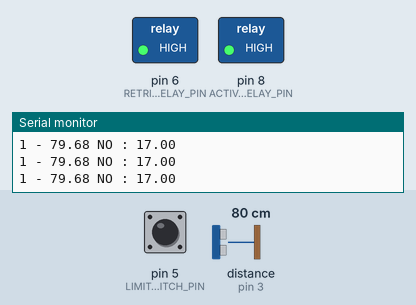
The sketch below on a simulated Arduino Uno, built with avr-gcc and run on an emulated ATmega328P. Shown: switched loads named in the sketch (green lamp = pin HIGH), the last lines printed to the serial monitor. Wiring (inferred from the names in the program): ultrasonic range finder: trigger pin 2; echo pin 3. The test bench sets the inputs (shaded band); at power-on: distance to the obstacle (sensor on pin 3) 80 cm, pin 5 (LIMITER_SWITCH_PIN) HIGH. The echo pulse lasts 58.3 µs per cm; pins used as bus, display or sensor lines are not drawn.

Above: at 1.2 s.
1.3 s: distance to the obstacle (sensor on pin 3) set to 2 cm
At 1.7 s:
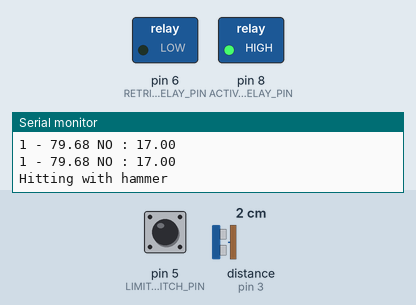
4.3 s: pin 5 (LIMITER_SWITCH_PIN) pulled LOW for 1 s
At 5.1 s:
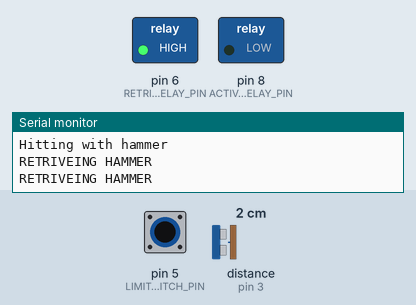
7.3 s: distance to the obstacle (sensor on pin 3) set to 15 cm
10.1 s: distance to the obstacle (sensor on pin 3) set to 19 cm
At 10.7 s:
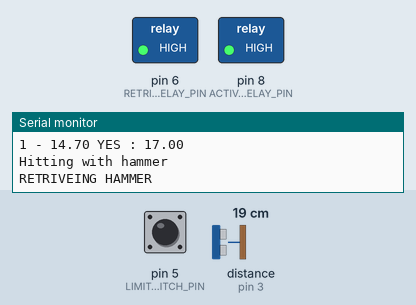
13.1 s: pin 5 (LIMITER_SWITCH_PIN) pulled LOW for 0.15 s
At 13.9 s:
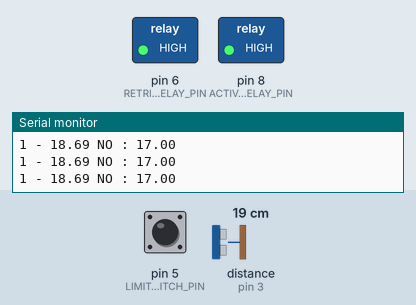
16.2 s: distance to the obstacle (sensor on pin 3) set to 4 cm
At 16.5 s:
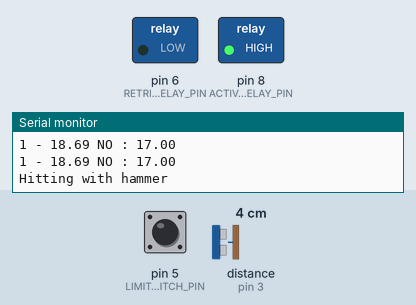
Timing chart, 0 to 20.2 s (numbered marks = the images above; inputs shaded):
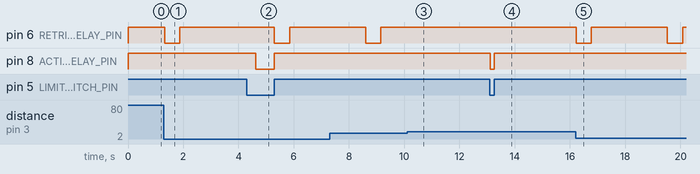

Measured:
- the behaviour switches between 17 and 18 cm on distance to the obstacle (sensor on pin 3) (found by bisection; images 2 and 3)
- after the input at 1.3 s, pin 6 (RETRIEVE_RELAY_PIN): HIGH → LOW at once, → HIGH 0.55 s later
- after the input at 4.3 s, pin 8 (ACTIVATE_RELAY_PIN): HIGH → LOW after 0.32 s, → HIGH 0.68 s later
- after the input at 10.1 s, pin 6 (RETRIEVE_RELAY_PIN): stays HIGH (without the input it goes to LOW after 1.8 s)
- after the input at 13.1 s, pin 8 (ACTIVATE_RELAY_PIN): HIGH → LOW at once, → HIGH 0.13 s later
- after the input at 16.2 s, pin 6 (RETRIEVE_RELAY_PIN): alternates HIGH for 2.8 s and LOW for 0.55 s, starting at once

The sketch:

Actuator_Hammer_4.ino
```cpp
/*
   Hammer With relays
*/
class Ultrasonic_Sensor {
    int TRIG_PIN;
    int ECHO_PIN;

    float THRESHOLD_VALUE;

    float DISTANCE;
  public:
    void AttachToTrigEcho(int Trigger, int Echo) {
      TRIG_PIN = Trigger;
      ECHO_PIN = Echo;
      pinMode(TRIG_PIN, OUTPUT);
      pinMode(ECHO_PIN, INPUT);
    }

    bool Did_Cross_Threshold;
    void SetThresholdTo(float threshold_value) {
      THRESHOLD_VALUE = threshold_value;
    }
    float GetThresholdValue() {
      return THRESHOLD_VALUE;
    }
    bool DidCrossThreshold() {  //Came closer than the threshold value
      float currentDistance = this->GetDistance();
      if (currentDistance <= THRESHOLD_VALUE) {
        return true;  //TRIGGERED
      }
      else {
        return false; //NOT TRIGGERED
      }
    }

    void InitiateTrigger() {
      digitalWrite(TRIG_PIN, LOW);
      delayMicroseconds(2);
      digitalWrite(TRIG_PIN, HIGH);
      delayMicroseconds(10);
      digitalWrite(TRIG_PIN, LOW);
    }
    float GetDuration() {
      InitiateTrigger();
      float Duration = pulseIn(ECHO_PIN, HIGH); //Get duration of the high pulse
      return Duration;
    }
    float GetDistance() {
      DISTANCE =  this->GetDuration() * 0.0343 / 2;
      return DISTANCE;
    }
};

#define ULTRASONIC_TX_PIN 2
#define ULTRASONIC_RX_PIN 3

#define ULTRASONIC1_THRESHOLD_VALUE_CM 17

#define HAMMER_INACTIVE_TIME_MILLIS 2000  //Time for which everything is stopped
#define HAMMER_ACTIVE_SMASH_TIME_MILLIS 550 //Hammer in air going towards ground
#define HAMMER_RETRIEVE_DELAY_PAUSE_TIME_MILLIS 750  //Hammer on ground

#define ENERGISE_RELAY_BY_LOGIC_LEVEL HIGH  //Turn on the relay by giving it a low (Active low - COM connects to NO), enter HIGH if using without the breakout board
#define ACTIVATE_RELAY_PIN 8  //COM - MOTOR, NC - GND, NO - 12V
#define RETRIEVE_RELAY_PIN 6  //COM - MOTOR, NC - GND, NO - 12V

#define LIMITER_SWITCH_PIN 5  //Use COM and NO

Ultrasonic_Sensor Ultrasonic1;

void setup() {
  // put your setup code here, to run once:
  Ultrasonic1.AttachToTrigEcho(ULTRASONIC_TX_PIN, ULTRASONIC_RX_PIN);
  Ultrasonic1.SetThresholdTo(ULTRASONIC1_THRESHOLD_VALUE_CM);

  pinMode(ULTRASONIC_TX_PIN, OUTPUT);
  pinMode(ULTRASONIC_RX_PIN, INPUT);
  pinMode(ACTIVATE_RELAY_PIN, OUTPUT);
  pinMode(RETRIEVE_RELAY_PIN, OUTPUT);
  pinMode(LIMITER_SWITCH_PIN, INPUT);

  Serial.begin(9600);
  //Keep retrieving
  Retrieve_Hammer();
}

void Retrieve_Hammer() {
  Serial.println("RETRIVEING HAMMER");
  while (digitalRead(LIMITER_SWITCH_PIN) == LOW) {
    digitalWrite(RETRIEVE_RELAY_PIN, ENERGISE_RELAY_BY_LOGIC_LEVEL);    //Energise Retrieving hammer
    digitalWrite(ACTIVATE_RELAY_PIN, !ENERGISE_RELAY_BY_LOGIC_LEVEL);
  }
  //Hold the hammer there
  digitalWrite(RETRIEVE_RELAY_PIN, ENERGISE_RELAY_BY_LOGIC_LEVEL);    //Energise Retrieving hammer
  digitalWrite(ACTIVATE_RELAY_PIN, ENERGISE_RELAY_BY_LOGIC_LEVEL);

}

void loop() {
  // put your main code here, to run repeatedly:
  float Distance = Ultrasonic1.GetDistance();
  Serial.print("1 - ");
  Serial.print(Distance);
  Serial.print((Ultrasonic1.DidCrossThreshold()) ? " YES : " : " NO : ");
  Serial.println(Ultrasonic1.GetThresholdValue());

  if (Ultrasonic1.DidCrossThreshold()) {
    Serial.println("Hitting with hammer");
    digitalWrite(ACTIVATE_RELAY_PIN, ENERGISE_RELAY_BY_LOGIC_LEVEL);  //SMASH - Energise the smashing relay
    digitalWrite(RETRIEVE_RELAY_PIN, !ENERGISE_RELAY_BY_LOGIC_LEVEL);
    delay(HAMMER_ACTIVE_SMASH_TIME_MILLIS);

    //Get the relays and the entire system to rest
    digitalWrite(ACTIVATE_RELAY_PIN, ENERGISE_RELAY_BY_LOGIC_LEVEL);
    digitalWrite(RETRIEVE_RELAY_PIN, ENERGISE_RELAY_BY_LOGIC_LEVEL);

    delay(HAMMER_RETRIEVE_DELAY_PAUSE_TIME_MILLIS);
    //Retrieve hammer and don't do anything for a desired time
    Retrieve_Hammer();
    delay(HAMMER_INACTIVE_TIME_MILLIS);
  }

  if (digitalRead(LIMITER_SWITCH_PIN) != HIGH) {
    Retrieve_Hammer();
  }

}
```
